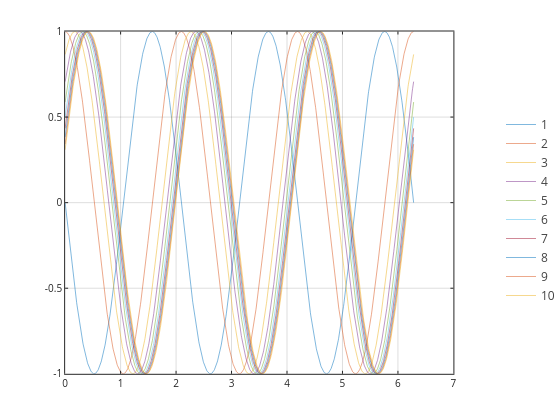

The notebook cell saved with this chart:
### Markdown cell above
## [Plotly](https://github.com/plotly/plotly.js) plot with interactive legend

### Code cell
graphics_toolkit("plotly")
displayformat plotly_interactive_legend true

a = [1:0.1:13];
theta = linspace (0,2*pi,1000);
for(i=[1:10])
    rho = sin (3*theta+pi()/i);
    plot(theta,rho,[";" num2str(i) ";"]);
    grid on;
    hold on
endfor

### Figure 1 — Plotly figure (JSON) as saved in the notebook; plotly's stock layout.template omitted (floating-point values rounded to 4 significant figures; data arrays with more than 128 entries replaced by an {"elided": "..."} marker saying what was removed)
{"data": [{"line": {"color": "rgb(0,113,188)", "dash": "solid", "width": 0.5}, "marker": {"color": "rgb(0,113,188)", "line": {"color": "rgb(0,113,188)"}, "size": 6, "symbol": "none"}, "mode": "lines", "name": "1", "showlegend": true, "type": "scatter", "visibility": true, "x": {"elided": "1000 float values"}, "xaxis": "x", "y": {"elided": "1000 float values"}, "yaxis": "y"}, {"line": {"color": "rgb(216,82,24)", "dash": "solid", "width": 0.5}, "marker": {"color": "rgb(216,82,24)", "line": {"color": "rgb(216,82,24)"}, "size": 6, "symbol": "none"}, "mode": "lines", "name": "2", "showlegend": true, "type": "scatter", "visibility": true, "x": {"elided": "1000 float values"}, "xaxis": "x", "y": {"elided": "1000 float values"}, "yaxis": "y"}, {"line": {"color": "rgb(236,176,31)", "dash": "solid", "width": 0.5}, "marker": {"color": "rgb(236,176,31)", "line": {"color": "rgb(236,176,31)"}, "size": 6, "symbol": "none"}, "mode": "lines", "name": "3", "showlegend": true, "type": "scatter", "visibility": true, "x": {"elided": "1000 float values"}, "xaxis": "x", "y": {"elided": "1000 float values"}, "yaxis": "y"}, {"line": {"color": "rgb(125,46,141)", "dash": "solid", "width": 0.5}, "marker": {"color": "rgb(125,46,141)", "line": {"color": "rgb(125,46,141)"}, "size": 6, "symbol": "none"}, "mode": "lines", "name": "4", "showlegend": true, "type": "scatter", "visibility": true, "x": {"elided": "1000 float values"}, "xaxis": "x", "y": {"elided": "1000 float values"}, "yaxis": "y"}, {"line": {"color": "rgb(118,171,47)", "dash": "solid", "width": 0.5}, "marker": {"color": "rgb(118,171,47)", "line": {"color": "rgb(118,171,47)"}, "size": 6, "symbol": "none"}, "mode": "lines", "name": "5", "showlegend": true, "type": "scatter", "visibility": true, "x": {"elided": "1000 float values"}, "xaxis": "x", "y": {"elided": "1000 float values"}, "yaxis": "y"}, {"line": {"color": "rgb(76,189,237)", "dash": "solid", "width": 0.5}, "marker": {"color": "rgb(76,189,237)", "line": {"color": "rgb(76,189,237)"}, "size": 6, "symbol": "none"}, "mode": "lines", "name": "6", "showlegend": true, "type": "scatter", "visibility": true, "x": {"elided": "1000 float values"}, "xaxis": "x", "y": {"elided": "1000 float values"}, "yaxis": "y"}, {"line": {"color": "rgb(161,19,46)", "dash": "solid", "width": 0.5}, "marker": {"color": "rgb(161,19,46)", "line": {"color": "rgb(161,19,46)"}, "size": 6, "symbol": "none"}, "mode": "lines", "name": "7", "showlegend": true, "type": "scatter", "visibility": true, "x": {"elided": "1000 float values"}, "xaxis": "x", "y": {"elided": "1000 float values"}, "yaxis": "y"}, {"line": {"color": "rgb(0,113,188)", "dash": "solid", "width": 0.5}, "marker": {"color": "rgb(0,113,188)", "line": {"color": "rgb(0,113,188)"}, "size": 6, "symbol": "none"}, "mode": "lines", "name": "8", "showlegend": true, "type": "scatter", "visibility": true, "x": {"elided": "1000 float values"}, "xaxis": "x", "y": {"elided": "1000 float values"}, "yaxis": "y"}, {"line": {"color": "rgb(216,82,24)", "dash": "solid", "width": 0.5}, "marker": {"color": "rgb(216,82,24)", "line": {"color": "rgb(216,82,24)"}, "size": 6, "symbol": "none"}, "mode": "lines", "name": "9", "showlegend": true, "type": "scatter", "visibility": true, "x": {"elided": "1000 float values"}, "xaxis": "x", "y": {"elided": "1000 float values"}, "yaxis": "y"}, {"line": {"color": "rgb(236,176,31)", "dash": "solid", "width": 0.5}, "marker": {"color": "rgb(236,176,31)", "line": {"color": "rgb(236,176,31)"}, "size": 6, "symbol": "none"}, "mode": "lines", "name": "10", "showlegend": true, "type": "scatter", "visibility": true, "x": {"elided": "1000 float values"}, "xaxis": "x", "y": {"elided": "1000 float values"}, "yaxis": "y"}], "layout": {"height": 420, "hovermode": "closest", "legend": {"x": 1, "y": 0.5}, "margin": {"b": 0, "l": 0, "r": 0, "t": 0}, "plot_bgcolor": "rgba(0,0,0,0)", "showlegend": true, "width": 560, "xaxis": {"anchor": "y", "autorange": false, "domain": [0.13, 0.905], "exponentformat": "none", "gridcolor": "rgba(38,38,38,0.15)", "gridwidth": 1, "linecolor": "rgb(38,38,38)", "linewidth": 1, "mirror": "ticks", "range": [0, 7], "showgrid": true, "showline": true, "side": "bottom", "spikedash": "solid", "spikemode": "across", "spikesides": false, "spikethickness": 1, "tickangle": 0, "tickcolor": "rgb(38,38,38)", "tickfont": {"color": "rgb(38,38,38)", "size": 10}, "ticklen": 3, "ticks": "inside", "ticktext": ["0", "1", "2", "3", "4", "5", "6", "7"], "tickvals": [0, 1, 2, 3, 4, 5, 6, 7], "title": {"font": {"color": "rgb(0,0,0)", "size": 11}, "text": ""}, "type": "linear", "visible": true, "zeroline": false}, "yaxis": {"anchor": "x", "autorange": false, "domain": [0.11, 0.925], "exponentformat": "none", "gridcolor": "rgba(38,38,38,0.15)", "gridwidth": 1, "linecolor": "rgb(38,38,38)", "linewidth": 1, "mirror": "ticks", "range": [-1, 1], "showgrid": true, "showline": true, "side": "left", "spikedash": "solid", "spikemode": "across", "spikesides": false, "spikethickness": 1, "tickangle": 0, "tickcolor": "rgb(38,38,38)", "tickfont": {"color": "rgb(38,38,38)", "size": 10}, "ticklen": 3, "ticks": "inside", "ticktext": ["-1", "-0.5", "0", "0.5", "1"], "tickvals": [-1, -0.5, 0, 0.5, 1], "title": {"font": {"color": "rgb(0,0,0)", "size": 11}, "text": ""}, "type": "linear", "visible": true, "zeroline": false}}}
